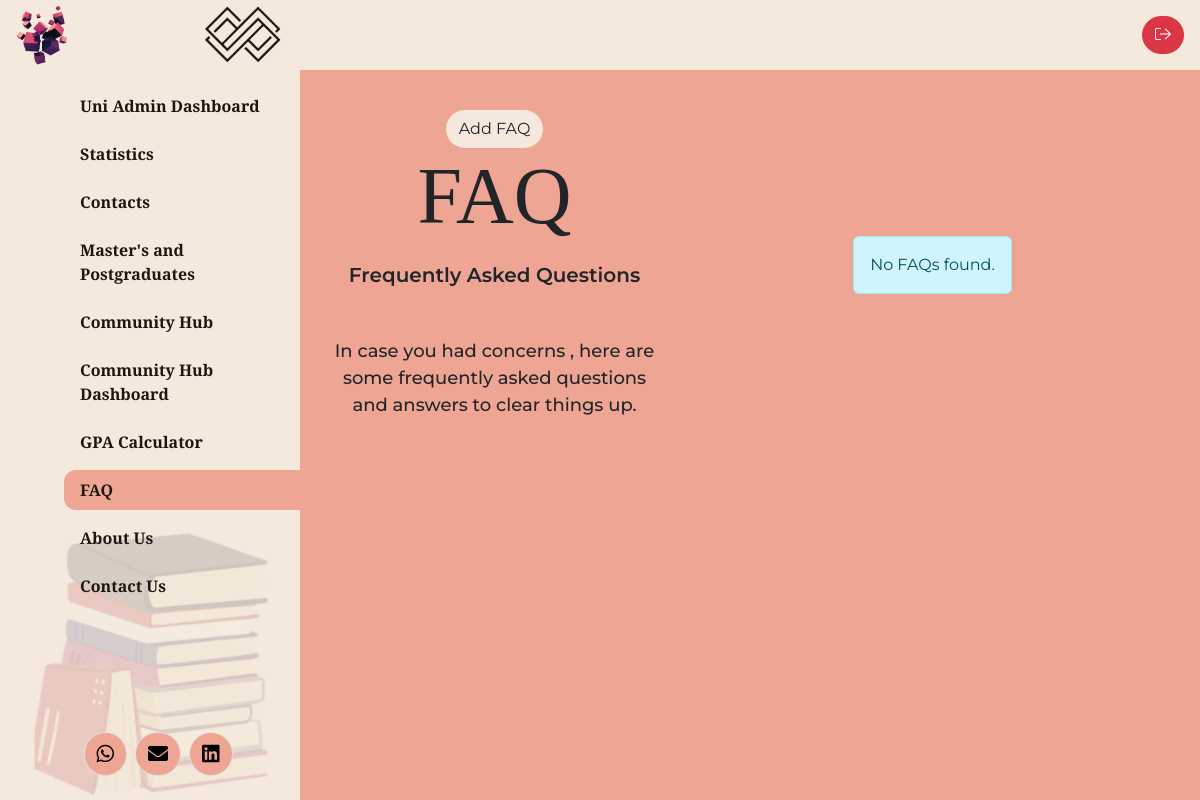
The page /faq.php (signed in) on the database as committed earlier.
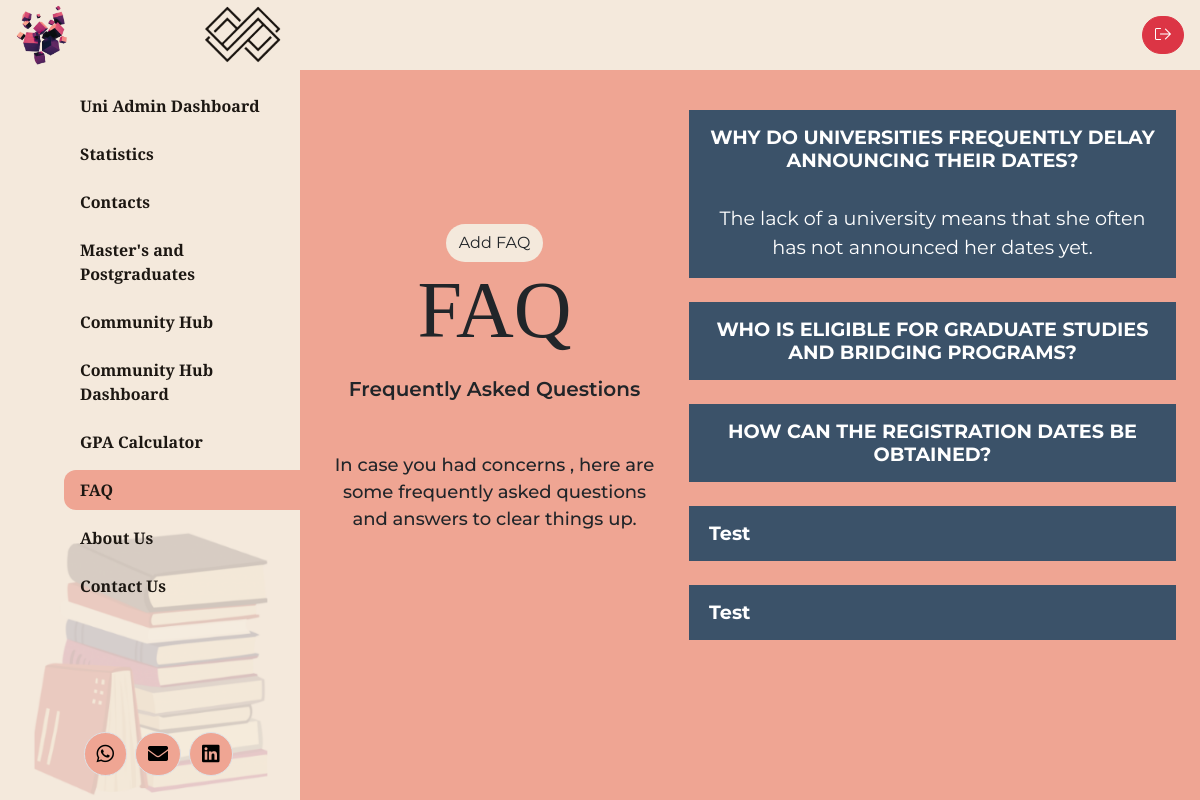
The same page on the database as committed later.
### tables this page shows
CREATE TABLE `faqs` (
  `fId` int NOT NULL,
  `question` varchar(255) NOT NULL,
  `answer` text NOT NULL,
  `createdAt` timestamp NULL DEFAULT CURRENT_TIMESTAMP
);

### db_conn.php (called while the page is built, shortened)
<?php
function isAdmin()
{
    return (isset($_SESSION['Role']) && $_SESSION['Role'] == 'admin');
}

### faq.php (the view, shortened to what this page needs)
<?php
require_once "db_conn.php";
?>
<!DOCTYPE html>
<html lang="en">
    <head>
        <link rel="stylesheet" href="./assets/dist/css/bootstrap.min.css">
        <link rel="stylesheet" href="./assets/dist/fontawesome/css/all.css">
        <link rel="stylesheet" href="./assets/dist/css/style.css">
    </head>
    <body cz-shortcut-listen="true">
        <?php include 'header.php'; ?>
        <div class="container-fluid">
            <div class="row">
                <?php include "navbar.php"; ?>
                <main class="col-md-8 ms-sm-auto col-lg-9 px-md-4 py-4">
                    <div class="row">
                        <div class="col-lg-5 py-3">
                            <div class="d-flex flex-column align-items-center justify-content-center h-100 text-center">
                                <?php
                                if (isAdmin()) {
                                    echo '<button type="button" class="btn bg-peach rounded-5" data-bs-toggle="modal" data-bs-target="#exampleModal">
                                    Add FAQ
                                  </button>';
                                }
                                ?>
                                <h1 class="faq-title mb-3">FAQ</h1>
                                <p class="fw-semibold fs-20 mb-5">Frequently Asked Questions</p>
                                <p class="fw-medium fs-18">In case you had concerns , here are some frequently asked
                                    questions and answers to clear things up.</p>
                            </div>
                        </div>
                        <div class="col-lg-7 py-3 d-flex flex-column justify-content-center align-items-center">
                            <div class="accordion" id="accordionExample">
                                <?php
                                $sql = "SELECT * FROM faqs";
                                $result = mysqli_query($conn, $sql);
                                if (mysqli_num_rows($result) > 0) {
                                    $firstItem = true;
                                    while ($row = mysqli_fetch_assoc($result)) {
                                        $question = $row['question'];
                                        $answer = $row['answer'];
                                        echo '<div class="accordion-item">';
                                        echo '<h2 class="accordion-header" id="heading' . $row['fId'] . '">';
                                        echo '<button class="accordion-button" type="button" data-bs-toggle="collapse" data-bs-target="#collapse' . $row['fId'] . '" aria-expanded="true" aria-controls="collapse' . $row['fId'] . '">' . $question . '</button>';
                                        echo '</h2>';
                                        echo '<div id="collapse' . $row['fId'] . '" class="accordion-collapse collapse';
                                        if ($firstItem) {
                                            echo ' show';
                                            $firstItem = false;
                                        }
                                        echo '" aria-labelledby="heading' . $row['fId'] . '" data-bs-parent="#accordionExample">';
                                        echo '<div class="accordion-body">';
                                        echo '<p class="m-0">' . $answer . '</p>';
                                        echo '</div>';
                                        echo '</div>';
                                        echo '</div>';
                                    }
                                } else {
                                    echo '<div class="alert alert-info">No FAQs found.</div>';
                                }
                                ?>
                            </div>
                        </div>
                    </div>
                </main>
            </div>
        </div>
    </body>
</html>

### header.php (shortened to what this page needs)
<header class="navbar navbar-light sticky-top bg-light flex-md-nowrap p-0">
    <a class="navbar-brand col-md-4 order-md-1 order-2 col-lg-3 me-0 px-3 d-flex justify-content-between"
        href="dashboard.php">
        <img src="./assets/img/bricks.png" alt="Img" height="60"><img src="./assets/img/logo.png" alt="Img"
            height="60"></a>
    <div class="navbar-nav order-3 px-3">
        <div class="nav-item text-nowrap">
            <a class="btn btn-danger text-white rounded-5" href="logout.php"><i class="fal fa-sign-out"></i></a>
        </div>
    </div>
</header>

### navbar.php (shortened to what this page needs)
<nav id="sidebarMenu" class="col-md-4 col-lg-3 d-md-block bg-light sidebar collapse p-0">
    <div class="position-sticky sidebar-inner pt-3 ps-3">
        <ul class="nav flex-grow-1 overflow-auto flex-column flex-nowrap">
            <?php
            if (isAdmin()) {
                ?>
                <li class="nav-item ps-5 pb-2">
                    <a class="nav-link" href="dashboard.php"> Uni Admin Dashboard </a>
                </li>
                <li class="nav-item ps-5 pb-2">
                    <a class="nav-link" href="statistics.php"> Statistics </a>
                </li>
                <li class="nav-item ps-5 pb-2">
                    <a class="nav-link" href="ad_contacts.php"> Contacts </a>
                </li>
                <?php
            }
            ?>
            <li class="nav-item ps-5 pb-2">
                <a class="nav-link" href="masters_post_grads.php"> Master's and Postgraduates </a>
            </li>
            <li class="nav-item ps-5 pb-2">
                <a class="nav-link" href="community.php"> Community Hub </a>
            </li>
            <li class="nav-item ps-5 pb-2">
                <a class="nav-link" href="ad_community.php"> Community Hub Dashboard </a>
            </li>
            <li class="nav-item ps-5 pb-2">
                <a class="nav-link" href="gpa.php"> GPA Calculator </a>
            </li>
            <li class="nav-item ps-5 pb-2">
                <a class="nav-link" href="faq.php"> FAQ </a>
            </li>
            <li class="nav-item ps-5 pb-2">
                <a class="nav-link" href="about.php"> About Us </a>
            </li>
            <li class="nav-item ps-5 pb-2">
                <a class="nav-link" href="contact.php"> Contact Us </a>
            </li>
        </ul>
        <div class="d-flex align-items-center gap-2 justify-content-center mt-3 py-4">
            <a href="#" class="btn btn-light border bg-teapink rounded-5 fs-20"><i class="fab fa-whatsapp"></i></a>
            <a href="#" class="btn btn-light border bg-teapink rounded-5 fs-20"><i class="fa fa-envelope"></i></a>
            <a href="#" class="btn btn-light border bg-teapink rounded-5 fs-20"><i class="fab fa-linkedin"></i></a>
        </div>
    </div>
</nav>

Rows that differ between the two databases and show on the page:
added faqs: question "WHY DO UNIVERSITIES FREQUENTLY DELAY ANNOUNCING THEIR DATES?", answer "The lack of a university means that she often has not announced her dates yet."
added faqs: question "WHO IS ELIGIBLE FOR GRADUATE STUDIES AND BRIDGING PROGRAMS?"
added faqs: question "HOW CAN THE REGISTRATION DATES BE OBTAINED?"
added faqs: question "Test"
added faqs: question "Test"
Other text that changed with them:
text no longer shown: "No FAQs found."
